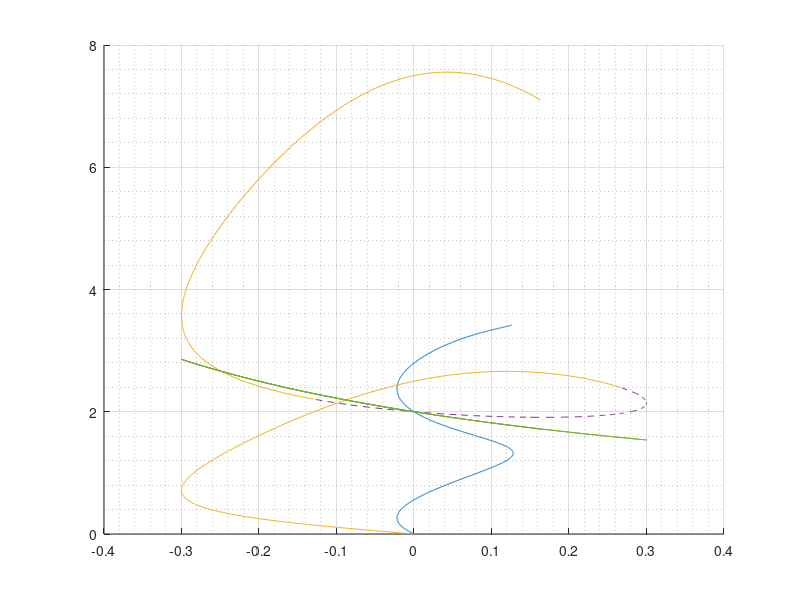

The MATLAB source for this figure: (Note: this script raises an error after producing the figure.)
clc; clear;
% %%
% lam=-0.1:0.001:0;
% b0=0.3;
% gamma=-10;
% beta=pi/4;
% 
% 
% t1=real((acos((b0*cos(beta)-lam)/(b0))+beta+2*pi)./(1-b0*sin(beta)+sqrt(lam.*(2*b0*cos(beta)-lam)+b0^2*sin(beta)^2))/pi);
% t2=real((acos((b0*cos(beta)-lam)/(b0))+beta+2*pi)./(1-b0*sin(beta)-sqrt(lam.*(2*b0*cos(beta)-lam)+b0^2*sin(beta)^2))/pi);
% t3=real((-acos((b0*cos(beta)-lam)/(b0))+beta+2*pi)./(1-b0*sin(beta)+sqrt(lam.*(2*b0*cos(beta)-lam)+b0^2*sin(beta)^2))/pi);
% t4=real((-acos((b0*cos(beta)-lam)/(b0))+beta+2*pi)./(1-b0*sin(beta)-sqrt(lam.*(2*b0*cos(beta)-lam)+b0^2*sin(beta)^2))/pi);
% 
% phi=0:0.01:20;
% l1=b0*(cos(beta)-cos(beta-phi));
% l2=phi./(1+b0*(sin(beta-phi)-sin(beta)));
% 
% l3=2./(1-gamma*lam);
% %%
% hold on;
% plot(lam,t1)
% plot(lam,t2)
% plot(lam,t3)
% plot(lam,t4)
% grid on; 
% plot(l1,l2/pi)
% plot(lam,l3)
% ylim([0 6])
% % xlim([-0.1 0.1])
%
% figure()
hold on;
grid on; grid minor;

phi=0:0.01:10; beta=pi/4; gamma=-1;%kc;
kc=-1/(2*pi*(gamma*sin(beta)+cos(beta)));
b0=0.075;

l1=b0*(cos(beta)-cos(beta-phi));
l2=phi./(1+b0*(sin(beta-phi)-sin(beta)));
crit=1+b0*l2.*(cos(beta-phi)+gamma*sin(beta-phi));



plot(l1,l2/pi.*(1./(crit>0)))
plot(l1,l2/pi.*(1./(crit<0)),'--')

phi=0:0.01:10; beta=pi/2; gamma=-1;%kc;
kc=-1/(2*pi*(gamma*sin(beta)+cos(beta)));
b0=0.3;

l1=b0*(cos(beta)-cos(beta-phi));
l2=phi./(1+b0*(sin(beta-phi)-sin(beta)));
crit=1+b0*l2.*(cos(beta-phi)+gamma*sin(beta-phi));

l3=2./(1-gamma*l1);
l4=2./(1+gamma*sqrt((-1+sqrt(1+4*l1))/-2).^2);

plot(l1,l2/pi.*(1./(crit>0)))
plot(l1,l2/pi.*(1./(crit<0)),'--')

l3=2./(1-gamma*l1);
l4=2./(1+gamma*sqrt((-1+sqrt(1+4*l1))/-2).^2);
plot(l1,l3)
% plot(l1,l4)



title("K "+num2str(b0)+" beta = "+num2str(beta)+" gamma = "+num2str(gamma))

% phi=0:0.01:20; b0=0.016; beta=pi/4; %kc;
% crit=1+b0*l2.*(cos(beta-phi)+gamma*sin(beta-phi));
% l1=b0*(cos(beta)-cos(beta-phi));
% l2=phi./(1+b0*(sin(beta-phi)-sin(beta)));
% plot(l1,l2/pi.*(1./(crit>0)))
% plot(l1,l2/pi.*(1./(crit<0)),'--')

% phi=0:0.01:20; b0=0.4; beta=pi/4/0.5; %kc;
% crit=1+b0*l2.*(cos(beta-phi)+gamma*sin(beta-phi));
% l1=b0*(cos(beta)-cos(beta-phi));
% l2=phi./(1+b0*(sin(beta-phi)-sin(beta)));
% plot(l1,l2/pi.*(1./(crit>0)))
% plot(l1,l2/pi.*(1./(crit<0)),'--')

% phi=0:0.01:20; b0=0.15;
% l1=b0*(cos(beta)-cos(beta-phi));
% l2=phi./(1+b0*(sin(beta-phi)-sin(beta)));
% plot(l1,l2/pi)


% xlim([-0.1 0.1])
